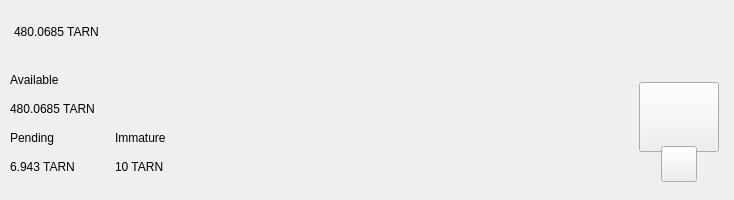
<?xml version="1.0" encoding="UTF-8"?>
<ui version="4.0">
 <class>TopBar</class>
 <widget class="QWidget" name="TopBar">
  <property name="geometry">
   <rect>
    <x>0</x>
    <y>0</y>
    <width>734</width>
    <height>200</height>
   </rect>
  </property>
  <property name="minimumSize">
   <size>
    <width>0</width>
    <height>200</height>
   </size>
  </property>
  <property name="maximumSize">
   <size>
    <width>16777215</width>
    <height>200</height>
   </size>
  </property>
  <property name="windowTitle">
   <string>Form</string>
  </property>
  <layout class="QVBoxLayout" name="verticalLayout_10" stretch="0">
   <property name="spacing">
    <number>0</number>
   </property>
   <property name="leftMargin">
    <number>0</number>
   </property>
   <property name="topMargin">
    <number>0</number>
   </property>
   <property name="rightMargin">
    <number>0</number>
   </property>
   <property name="bottomMargin">
    <number>0</number>
   </property>
   <item>
    <widget class="PFBorderImage" name="containerTop">
     <layout class="QVBoxLayout" name="verticalLayout_11">
      <property name="spacing">
       <number>0</number>
      </property>
      <property name="leftMargin">
       <number>0</number>
      </property>
      <property name="topMargin">
       <number>0</number>
      </property>
      <property name="rightMargin">
       <number>0</number>
      </property>
      <property name="bottomMargin">
       <number>0</number>
      </property>
      <item>
       <widget class="QWidget" name="top_container_2" native="true">
        <property name="minimumSize">
         <size>
          <width>0</width>
          <height>65</height>
         </size>
        </property>
        <layout class="QHBoxLayout" name="top_container">
         <property name="spacing">
          <number>0</number>
         </property>
         <property name="leftMargin">
          <number>14</number>
         </property>
         <property name="topMargin">
          <number>0</number>
         </property>
         <property name="rightMargin">
          <number>14</number>
         </property>
         <property name="bottomMargin">
          <number>0</number>
         </property>
         <item alignment="Qt::AlignVCenter">
          <widget class="QWidget" name="widgetTopAmount" native="true">
           <property name="sizePolicy">
            <sizepolicy hsizetype="Preferred" vsizetype="Maximum">
             <horstretch>0</horstretch>
             <verstretch>0</verstretch>
            </sizepolicy>
           </property>
           <layout class="QHBoxLayout" name="horizontalLayout_5">
            <property name="spacing">
             <number>0</number>
            </property>
            <property name="leftMargin">
             <number>0</number>
            </property>
            <property name="topMargin">
             <number>0</number>
            </property>
            <property name="rightMargin">
             <number>0</number>
            </property>
            <property name="bottomMargin">
             <number>0</number>
            </property>
            <item alignment="Qt::AlignTop">
             <widget class="QLabel" name="labelAmountTopTarn">
              <property name="minimumSize">
               <size>
                <width>0</width>
                <height>36</height>
               </size>
              </property>
              <property name="styleSheet">
               <string notr="true">padding:0px;margin:0px;</string>
              </property>
              <property name="text">
               <string notr="true">480.0685 TARN</string>
              </property>
             </widget>
            </item>
           </layout>
          </widget>
         </item>
         <item>
          <spacer name="horizontalSpacer">
           <property name="orientation">
            <enum>Qt::Horizontal</enum>
           </property>
           <property name="sizeHint" stdset="0">
            <size>
             <width>40</width>
             <height>20</height>
            </size>
           </property>
          </spacer>
         </item>
         <item>
          <layout class="QHBoxLayout" name="horizontalLayout_4">
           <property name="spacing">
            <number>12</number>
           </property>
           <property name="rightMargin">
            <number>0</number>
           </property>
           <item alignment="Qt::AlignRight">
            <widget class="QWidget" name="layoutSync" native="true">
             <property name="minimumSize">
              <size>
               <width>0</width>
               <height>36</height>
              </size>
             </property>
             <property name="maximumSize">
              <size>
               <width>16777215</width>
               <height>36</height>
              </size>
             </property>
             <layout class="QVBoxLayout" name="verticalLayout_9">
              <property name="leftMargin">
               <number>0</number>
              </property>
              <property name="topMargin">
               <number>0</number>
              </property>
              <property name="rightMargin">
               <number>0</number>
              </property>
              <property name="bottomMargin">
               <number>0</number>
              </property>
              <item>
               <widget class="ExpandableButton" name="pushButtonSync" native="true">
                <property name="minimumSize">
                 <size>
                  <width>36</width>
                  <height>36</height>
                 </size>
                </property>
                <property name="maximumSize">
                 <size>
                  <width>16777215</width>
                  <height>36</height>
                 </size>
                </property>
               </widget>
              </item>
             </layout>
            </widget>
           </item>
           <item>
            <widget class="ExpandableButton" name="pushButtonHDUpgrade" native="true">
             <property name="minimumSize">
              <size>
               <width>36</width>
               <height>36</height>
              </size>
             </property>
            </widget>
           </item>
           <item>
            <widget class="ExpandableButton" name="pushButtonStack" native="true">
             <property name="minimumSize">
              <size>
               <width>36</width>
               <height>36</height>
              </size>
             </property>
            </widget>
           </item>
           <item>
            <widget class="ExpandableButton" name="pushButtonColdStaking" native="true">
             <property name="minimumSize">
              <size>
               <width>36</width>
               <height>36</height>
              </size>
             </property>
            </widget>
           </item>
           <item>
            <widget class="ExpandableButton" name="pushButtonConnection" native="true">
             <property name="minimumSize">
              <size>
               <width>36</width>
               <height>36</height>
              </size>
             </property>
            </widget>
           </item>
           <item>
            <widget class="ExpandableButton" name="pushButtonTor" native="true">
             <property name="minimumSize">
              <size>
               <width>36</width>
               <height>36</height>
              </size>
             </property>
            </widget>
           </item>
           <item>
            <widget class="ExpandableButton" name="pushButtonLock" native="true">
             <property name="sizePolicy">
              <sizepolicy hsizetype="Expanding" vsizetype="Expanding">
               <horstretch>0</horstretch>
               <verstretch>0</verstretch>
              </sizepolicy>
             </property>
             <property name="minimumSize">
              <size>
               <width>36</width>
               <height>0</height>
              </size>
             </property>
            </widget>
           </item>
           <item>
            <widget class="ExpandableButton" name="pushButtonTheme" native="true">
             <property name="minimumSize">
              <size>
               <width>36</width>
               <height>36</height>
              </size>
             </property>
             <property name="maximumSize">
              <size>
               <width>16777215</width>
               <height>36</height>
              </size>
             </property>
            </widget>
           </item>
           <item>
            <widget class="ExpandableButton" name="pushButtonFAQ" native="true">
             <property name="minimumSize">
              <size>
               <width>36</width>
               <height>36</height>
              </size>
             </property>
            </widget>
           </item>
          </layout>
         </item>
        </layout>
       </widget>
      </item>
      <item>
       <widget class="QWidget" name="bottom_container" native="true">
        <property name="minimumSize">
         <size>
          <width>0</width>
          <height>135</height>
         </size>
        </property>
        <layout class="QHBoxLayout" name="botton_container">
         <property name="leftMargin">
          <number>10</number>
         </property>
         <property name="topMargin">
          <number>0</number>
         </property>
         <property name="rightMargin">
          <number>10</number>
         </property>
         <property name="bottomMargin">
          <number>10</number>
         </property>
         <item>
          <layout class="QHBoxLayout" name="horizontalLayout_3">
           <property name="bottomMargin">
            <number>9</number>
           </property>
           <item>
            <layout class="QVBoxLayout" name="verticalLayout_7">
             <property name="spacing">
              <number>0</number>
             </property>
             <property name="leftMargin">
              <number>0</number>
             </property>
             <property name="rightMargin">
              <number>30</number>
             </property>
             <item>
              <layout class="QVBoxLayout" name="verticalLayout_2">
               <item>
                <widget class="QLabel" name="labelTitle1">
                 <property name="text">
                  <string>Available</string>
                 </property>
                </widget>
               </item>
               <item>
                <widget class="QLabel" name="labelAmountTarn">
                 <property name="text">
                  <string notr="true">480.0685 TARN</string>
                 </property>
                </widget>
               </item>
              </layout>
             </item>
             <item>
              <layout class="QHBoxLayout" name="horizontalLayout_2">
               <property name="spacing">
                <number>0</number>
               </property>
               <item>
                <layout class="QVBoxLayout" name="verticalLayout_3">
                 <item>
                  <widget class="QLabel" name="labelTitle3">
                   <property name="text">
                    <string>Pending</string>
                   </property>
                  </widget>
                 </item>
                 <item>
                  <widget class="QLabel" name="labelPendingTarn">
                   <property name="text">
                    <string notr="true">6.943 TARN</string>
                   </property>
                  </widget>
                 </item>
                </layout>
               </item>
               <item>
                <spacer name="horizontalSpacer_3">
                 <property name="orientation">
                  <enum>Qt::Horizontal</enum>
                 </property>
                 <property name="sizeType">
                  <enum>QSizePolicy::Fixed</enum>
                 </property>
                 <property name="sizeHint" stdset="0">
                  <size>
                   <width>40</width>
                   <height>20</height>
                  </size>
                 </property>
                </spacer>
               </item>
               <item>
                <layout class="QVBoxLayout" name="verticalLayout_4">
                 <item>
                  <widget class="QLabel" name="labelTitle4">
                   <property name="text">
                    <string>Immature</string>
                   </property>
                  </widget>
                 </item>
                 <item>
                  <widget class="QLabel" name="labelImmatureTarn">
                   <property name="text">
                    <string notr="true">10 TARN</string>
                   </property>
                  </widget>
                 </item>
                </layout>
               </item>
              </layout>
             </item>
            </layout>
           </item>
          </layout>
         </item>
         <item>
          <spacer name="horizontalSpacer_2">
           <property name="orientation">
            <enum>Qt::Horizontal</enum>
           </property>
           <property name="sizeHint" stdset="0">
            <size>
             <width>40</width>
             <height>20</height>
            </size>
           </property>
          </spacer>
         </item>
         <item alignment="Qt::AlignHCenter|Qt::AlignVCenter">
          <widget class="QWidget" name="qrContainer" native="true">
           <property name="sizePolicy">
            <sizepolicy hsizetype="Preferred" vsizetype="Minimum">
             <horstretch>0</horstretch>
             <verstretch>0</verstretch>
            </sizepolicy>
           </property>
           <property name="minimumSize">
            <size>
             <width>90</width>
             <height>110</height>
            </size>
           </property>
           <property name="maximumSize">
            <size>
             <width>90</width>
             <height>110</height>
            </size>
           </property>
           <layout class="QVBoxLayout" name="containerQR">
            <property name="spacing">
             <number>0</number>
            </property>
            <property name="leftMargin">
             <number>5</number>
            </property>
            <property name="topMargin">
             <number>10</number>
            </property>
            <property name="rightMargin">
             <number>5</number>
            </property>
            <property name="bottomMargin">
             <number>0</number>
            </property>
            <item>
             <widget class="QPushButton" name="btnQr">
              <property name="minimumSize">
               <size>
                <width>70</width>
                <height>70</height>
               </size>
              </property>
              <property name="maximumSize">
               <size>
                <width>16777215</width>
                <height>70</height>
               </size>
              </property>
              <property name="focusPolicy">
               <enum>Qt::NoFocus</enum>
              </property>
              <property name="text">
               <string/>
              </property>
              <property name="iconSize">
               <size>
                <width>70</width>
                <height>70</height>
               </size>
              </property>
             </widget>
            </item>
            <item>
             <spacer name="verticalSpacer">
              <property name="orientation">
               <enum>Qt::Vertical</enum>
              </property>
              <property name="sizeType">
               <enum>QSizePolicy::Fixed</enum>
              </property>
              <property name="sizeHint" stdset="0">
               <size>
                <width>20</width>
                <height>20</height>
               </size>
              </property>
             </spacer>
            </item>
            <item alignment="Qt::AlignHCenter|Qt::AlignBottom">
             <widget class="QPushButton" name="pushButtonQR">
              <property name="minimumSize">
               <size>
                <width>36</width>
                <height>36</height>
               </size>
              </property>
              <property name="maximumSize">
               <size>
                <width>36</width>
                <height>36</height>
               </size>
              </property>
              <property name="focusPolicy">
               <enum>Qt::NoFocus</enum>
              </property>
              <property name="text">
               <string/>
              </property>
             </widget>
            </item>
           </layout>
          </widget>
         </item>
        </layout>
       </widget>
      </item>
     </layout>
    </widget>
   </item>
  </layout>
 </widget>
 <customwidgets>
  <customwidget>
   <class>ExpandableButton</class>
   <extends>QWidget</extends>
   <header>qt/tarian/expandablebutton.h</header>
   <container>1</container>
  </customwidget>
  <customwidget>
   <class>PFBorderImage</class>
   <extends>QFrame</extends>
   <header>qt/tarian/pfborderimage.h</header>
   <container>1</container>
  </customwidget>
 </customwidgets>
 <resources/>
 <connections/>
</ui>
